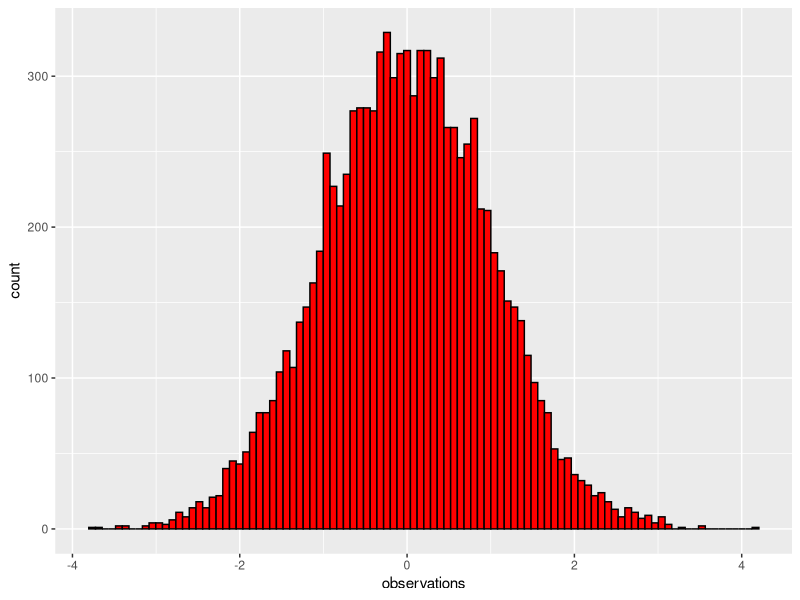

Write R code to recreate this figure.
## ---- chunk 1
knitr::opts_chunk$set(echo = TRUE)
## ---- chunk 2
rnorm(n=1000000, mean = 0, sd = 1)

library(ggplot2)
some_data <- data.frame(observations = rnorm(n=10000, mean = 0, sd = 1),
                        type = "A")

ggplot(some_data, aes(x=observations)) +
  geom_histogram(bins=100, color="black",
                 fill= 'red')


print(some_data$observations[some_data$observations > 2.5])

length(some_data$observations[some_data$observations > 2.5])/1000000


print(length(some_data$observations[some_data$observations > 2.5])/1000000)


#the proportion of numbers in a sample of 1 million that are larger than 2.5 is even smaller in this case.













## ---- chunk 3

pnorm(130, mean = 100, sd = 10, log = TRUE)

#there are 10000 people

pnorm(130, mean = 100, sd = 10, log = TRUE) * 10000
